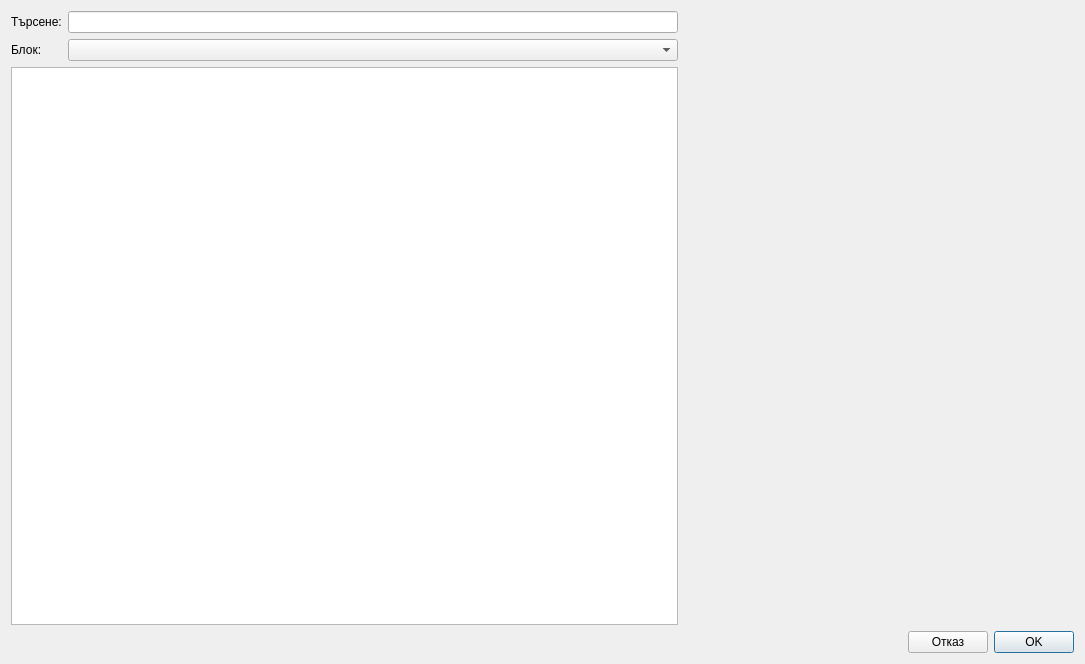
<?xml version="1.0" encoding="UTF-8"?>
<ui version="4.0">
 <class>ProcedureDialog</class>
 <widget class="QDialog" name="ProcedureDialog">
  <property name="geometry">
   <rect>
    <x>0</x>
    <y>0</y>
    <width>1085</width>
    <height>664</height>
   </rect>
  </property>
  <property name="minimumSize">
   <size>
    <width>0</width>
    <height>0</height>
   </size>
  </property>
  <property name="maximumSize">
   <size>
    <width>9999</width>
    <height>9999</height>
   </size>
  </property>
  <property name="windowTitle">
   <string>ProcedureDialog</string>
  </property>
  <layout class="QVBoxLayout" name="verticalLayout_3">
   <item>
    <layout class="QHBoxLayout" name="horizontalLayout_3">
     <item>
      <layout class="QVBoxLayout" name="verticalLayout_2">
       <item>
        <layout class="QHBoxLayout" name="horizontalLayout">
         <item>
          <layout class="QVBoxLayout" name="verticalLayout_4">
           <property name="leftMargin">
            <number>0</number>
           </property>
           <item>
            <widget class="QLabel" name="label">
             <property name="text">
              <string>Търсене:</string>
             </property>
            </widget>
           </item>
           <item>
            <widget class="QLabel" name="label_2">
             <property name="text">
              <string>Блок:</string>
             </property>
            </widget>
           </item>
          </layout>
         </item>
         <item>
          <layout class="QVBoxLayout" name="verticalLayout_5">
           <property name="leftMargin">
            <number>0</number>
           </property>
           <item>
            <widget class="QLineEdit" name="searchEdit"/>
           </item>
           <item>
            <widget class="QComboBox" name="sectionCombo"/>
           </item>
          </layout>
         </item>
        </layout>
       </item>
       <item>
        <widget class="QTableView" name="tableView"/>
       </item>
      </layout>
     </item>
     <item>
      <layout class="QHBoxLayout" name="horizontalLayout_2">
       <item>
        <layout class="QVBoxLayout" name="verticalLayout">
         <item>
          <widget class="ProcedureInput" name="procedureInput" native="true">
           <property name="sizePolicy">
            <sizepolicy hsizetype="Preferred" vsizetype="Expanding">
             <horstretch>0</horstretch>
             <verstretch>0</verstretch>
            </sizepolicy>
           </property>
           <property name="minimumSize">
            <size>
             <width>390</width>
             <height>400</height>
            </size>
           </property>
           <property name="maximumSize">
            <size>
             <width>390</width>
             <height>16777215</height>
            </size>
           </property>
          </widget>
         </item>
        </layout>
       </item>
      </layout>
     </item>
    </layout>
   </item>
   <item>
    <layout class="QHBoxLayout" name="horizontalLayout_4">
     <item>
      <widget class="QLabel" name="statusLabel">
       <property name="sizePolicy">
        <sizepolicy hsizetype="Preferred" vsizetype="Preferred">
         <horstretch>0</horstretch>
         <verstretch>0</verstretch>
        </sizepolicy>
       </property>
       <property name="text">
        <string/>
       </property>
       <property name="wordWrap">
        <bool>false</bool>
       </property>
      </widget>
     </item>
     <item>
      <spacer name="horizontalSpacer">
       <property name="orientation">
        <enum>Qt::Orientation::Horizontal</enum>
       </property>
       <property name="sizeType">
        <enum>QSizePolicy::Policy::Expanding</enum>
       </property>
       <property name="sizeHint" stdset="0">
        <size>
         <width>13</width>
         <height>20</height>
        </size>
       </property>
      </spacer>
     </item>
     <item>
      <widget class="QPushButton" name="cancelButton">
       <property name="sizePolicy">
        <sizepolicy hsizetype="Preferred" vsizetype="Preferred">
         <horstretch>0</horstretch>
         <verstretch>0</verstretch>
        </sizepolicy>
       </property>
       <property name="text">
        <string>Отказ</string>
       </property>
       <property name="autoDefault">
        <bool>false</bool>
       </property>
      </widget>
     </item>
     <item>
      <widget class="QPushButton" name="okButton">
       <property name="sizePolicy">
        <sizepolicy hsizetype="Preferred" vsizetype="Preferred">
         <horstretch>0</horstretch>
         <verstretch>0</verstretch>
        </sizepolicy>
       </property>
       <property name="text">
        <string>OK</string>
       </property>
       <property name="default">
        <bool>true</bool>
       </property>
      </widget>
     </item>
    </layout>
   </item>
  </layout>
 </widget>
 <layoutdefault spacing="6" margin="11"/>
 <customwidgets>
  <customwidget>
   <class>ProcedureInput</class>
   <extends>QWidget</extends>
   <header>View/SubWidgets/ProcedureInput.h</header>
   <container>1</container>
  </customwidget>
 </customwidgets>
 <resources/>
 <connections/>
</ui>
